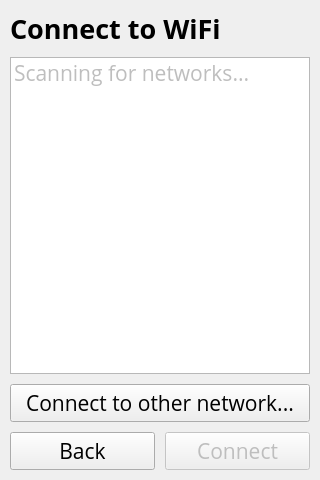
<?xml version="1.0" encoding="UTF-8"?>
<ui version="4.0">
 <class>MainWindow</class>
 <widget class="QMainWindow" name="MainWindow">
  <property name="geometry">
   <rect>
    <x>0</x>
    <y>0</y>
    <width>320</width>
    <height>480</height>
   </rect>
  </property>
  <property name="sizeIncrement">
   <size>
    <width>0</width>
    <height>0</height>
   </size>
  </property>
  <property name="font">
   <font>
    <family>Open Sans</family>
    <pointsize>16</pointsize>
   </font>
  </property>
  <property name="windowTitle">
   <string>Controller Setup</string>
  </property>
  <widget class="QWidget" name="centralwidget">
   <layout class="QVBoxLayout" name="verticalLayout">
    <property name="spacing">
     <number>10</number>
    </property>
    <property name="leftMargin">
     <number>10</number>
    </property>
    <property name="topMargin">
     <number>10</number>
    </property>
    <property name="rightMargin">
     <number>10</number>
    </property>
    <property name="bottomMargin">
     <number>10</number>
    </property>
    <item>
     <widget class="QLabel" name="label_title">
      <property name="maximumSize">
       <size>
        <width>16777215</width>
        <height>40</height>
       </size>
      </property>
      <property name="font">
       <font>
        <family>Open Sans</family>
        <pointsize>20</pointsize>
        <weight>75</weight>
        <bold>true</bold>
       </font>
      </property>
      <property name="text">
       <string>Connect to WiFi</string>
      </property>
      <property name="alignment">
       <set>Qt::AlignLeading|Qt::AlignLeft|Qt::AlignTop</set>
      </property>
     </widget>
    </item>
    <item>
     <widget class="QListWidget" name="list_networks">
      <item>
       <property name="text">
        <string>Scanning for networks...</string>
       </property>
       <property name="flags">
        <set>ItemIsSelectable|ItemIsDragEnabled|ItemIsUserCheckable</set>
       </property>
      </item>
     </widget>
    </item>
    <item>
     <widget class="QPushButton" name="btn_other">
      <property name="text">
       <string>Connect to other network...</string>
      </property>
     </widget>
    </item>
    <item>
     <layout class="QHBoxLayout" name="layout_nav">
      <property name="spacing">
       <number>10</number>
      </property>
      <item>
       <widget class="QPushButton" name="btn_back">
        <property name="text">
         <string>Back</string>
        </property>
       </widget>
      </item>
      <item>
       <widget class="QPushButton" name="btn_connect">
        <property name="enabled">
         <bool>false</bool>
        </property>
        <property name="text">
         <string>Connect</string>
        </property>
       </widget>
      </item>
     </layout>
    </item>
   </layout>
  </widget>
 </widget>
 <layoutdefault spacing="10" margin="5"/>
 <resources/>
 <connections/>
 <designerdata>
  <property name="gridDeltaX">
   <number>5</number>
  </property>
  <property name="gridDeltaY">
   <number>5</number>
  </property>
  <property name="gridSnapX">
   <bool>true</bool>
  </property>
  <property name="gridSnapY">
   <bool>true</bool>
  </property>
  <property name="gridVisible">
   <bool>true</bool>
  </property>
 </designerdata>
</ui>
